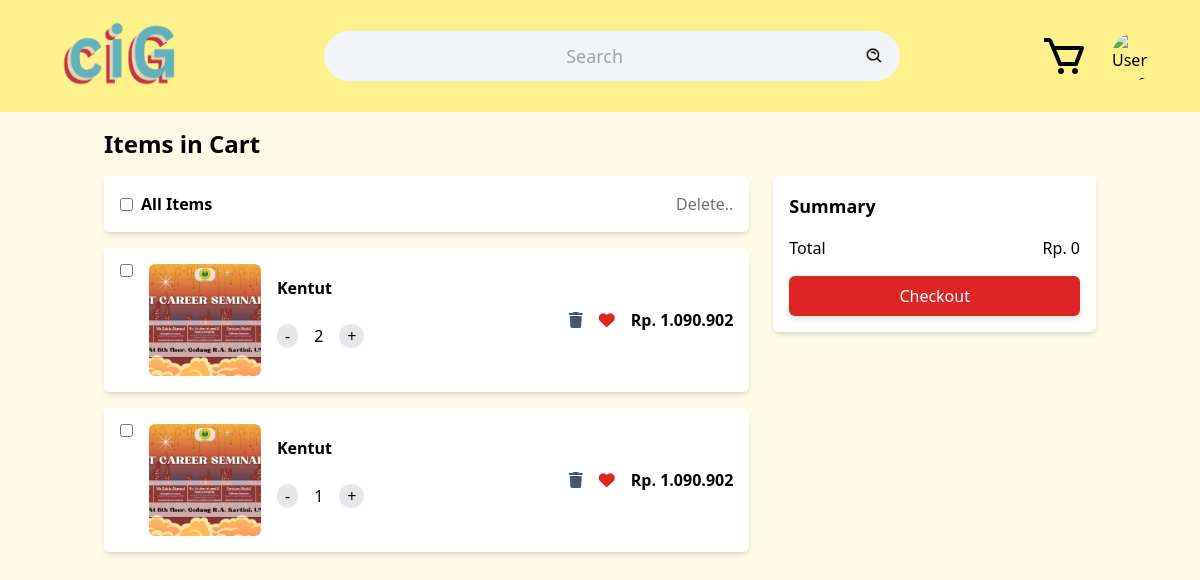
/public/cart.php (signed in), run on an earlier commit of the app's database.
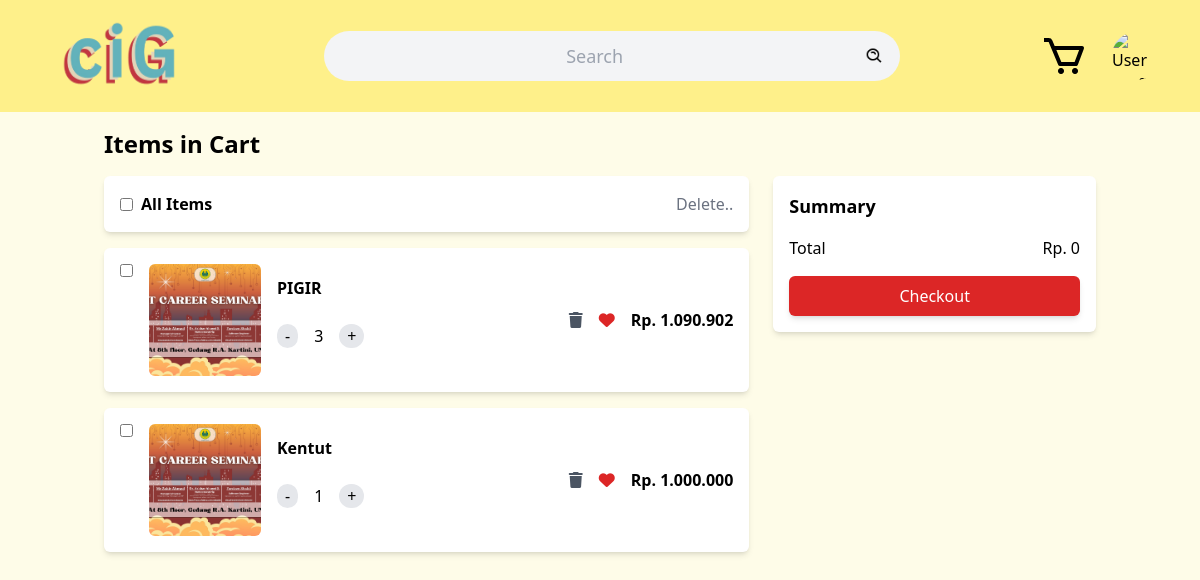
And on a later commit of the database.
### tables this page shows
CREATE TABLE IF NOT EXISTS `cart` (
  `ID_cart` int NOT NULL AUTO_INCREMENT,
  `ID_user` int DEFAULT NULL,
  `ID_produk` int DEFAULT NULL,
  `qty` int DEFAULT NULL,
  `total_harga` int DEFAULT NULL,
  PRIMARY KEY (`ID_cart`),
  KEY `user_cart` (`ID_user`),
  KEY `produk_cart` (`ID_produk`)
);

CREATE TABLE IF NOT EXISTS `produk` (
  `ID_produk` int NOT NULL AUTO_INCREMENT,
  `ID_kategori` int DEFAULT NULL,
  `nama` varchar(500) DEFAULT NULL,
  `deskripsi` varchar(500) DEFAULT NULL,
  `harga` int DEFAULT NULL,
  `foto` varchar(500) NOT NULL,
  `stok` int DEFAULT NULL,
  `terjual` int DEFAULT NULL,
  `waktuditambahkan` date NOT NULL,
  PRIMARY KEY (`ID_produk`),
  KEY `nama` (`nama`),
  KEY `ID_kategori` (`ID_kategori`)
);

### public/cart.php (the view, shortened to what this page needs)
<?php
require './sess.php';
$iduser = $_SESSION['id'];
$query = 'SELECT * FROM cart NATURAL JOIN produk WHERE ID_user = ?';
$stmt = $conn->prepare($query);
$stmt->bind_param('i', $iduser);
$stmt->execute();
?>
<!DOCTYPE html>
<html lang="en">
<head>
  <link rel="stylesheet" href="./css/style5.css">
  <link href="https://cdnjs.cloudflare.com/ajax/libs/font-awesome/6.0.0/css/all.min.css" rel="stylesheet">
</head>
<body class="bg-yellow-50 font-sans">
  <div class="bg-yellow-200 sticky top-0 flex justify-between items-center p-4">
    <a href="dashboard.php">
      <img src="./photo/ciG.png" alt="ciGCentral" class="w-32 h-20 ml-10">
    </a>
    <div class="relative flex items-center w-3/4 max-w-xl p-2 mx-auto bg-gray-100 rounded-full">
      <form action="" class="flex items-center w-full">
        <input type="text" name="search" value="<?php if (isset($_GET['search'])) {
          echo $_GET['search'];
        } ?>" placeholder="Search" class="w-full text-lg text-center bg-transparent outline-none">
        <button type="submit" class="p-2"><img src="./photo/search.png" width="20" height="20" alt="Search"></button>
      </form>
    </div>
    <div class="flex items-center space-x-6 mr-6">
      <a href="cart.php">
        <img src="./photo/cart.png" class="w-12 cursor-pointer">
      </a>
      <div class="relative">
        <img src="./photo/<?php echo $_SESSION['fotouser']; ?>" class="w-12 h-12 rounded-full cursor-pointer"
          alt="User profile" id="profileIcon">
      </div>
    </div>
  </div>
  <main class="max-w-5xl mx-auto p-4">
    <h1 class="text-2xl font-bold mb-4">Items in Cart</h1>
    <section class="flex gap-6">
      <div class="w-2/3">
        <div class="bg-white shadow-md rounded-md p-4 mb-4">
          <div class="flex items-center justify-between">
            <label class="flex items-center">
              <input type="checkbox" id="selectAll" class="mr-2">
              <span class="font-semibold">All Items</span>
            </label>
            <button class="text-gray-500">Delete..</button>
          </div>
        </div>
        <?php
        $result = $stmt->get_result();
        $items = $result->fetch_all(MYSQLI_ASSOC);
        foreach ($items as $product => $value) {
          $sr = $product + 1;
          $idprod = $value['ID_produk'];
          $stmtwl = $conn->prepare("SELECT * FROM wishlist WHERE ID_user = ? AND ID_produk = ?");
          $stmtwl->bind_param("ii", $iduser, $idprod);
          $stmtwl->execute();
          $resultwl = $stmtwl->get_result();
          $inwl = $resultwl->num_rows > 0;
          echo "
          <div class='bg-white shadow-md rounded-md p-4 flex items-center gap-4 mb-4'>
            <input type='checkbox' class='itemCheckbox self-start'>
            <input type='hidden' class='idprod' value='$idprod'>
            <input type='hidden' id='iduser' value='$iduser'>
            <img src='./products/$value[foto]' alt='Jacket' class='w-28 h-28 rounded-md object-cover'>
            <div class='flex-1'>
              <h2 class='font-semibold'> $value[nama]</h2>
              <div class='flex items-center mt-2 gap-4 py-4'>
                <button class='bg-gray-200 rounded-full px-2 quantity-button decrease onclick='updateSubtotal();' data-action='decrease''>-</button>
                <span class='quantity' id='$value[ID_produk]'>$value[qty]</span>
                <button class='bg-gray-200 rounded-full px-2 quantity-button increase onclick='updateSubtotal();' data-action='increase''>+</button>
              </div>
            </div>
            <div class='text-right flex items-center gap-4'>
              <button>
                <i class='fas fa-trash text-gray-600'></i>
              </button>
              <button id='loveButton$sr' data-product-id='$value[ID_produk]' onclick='toggleHeart($value[ID_produk])'>
  <i id='heartIcon$sr' class='" . ($inwl ? 'fas' : 'far') . " fa-heart text-red-600  '></i>
</button>
              <p class='font-semibold price'>Rp. " . number_format($value['harga'], 0, ',', '.') . "<input type='hidden' class='iprice' id='iprice' value='$value[harga]'></p>
            </div>
          </div>";
        } ?>
      </div>
      <div class="w-1/3">
        <div class="bg-white shadow-md rounded-md p-4">
          <h2 class="text-lg font-bold">Summary</h2>
          <div class="flex justify-between items-center mt-4">
            <span>Total</span>
            <span id="totalPrice">Rp. 0</span>
          </div>
          <a href="#checkout">
            <button class="bg-red-600 text-white w-full py-2 mt-4 rounded-md shadow-md hover:bg-red-700">
              Checkout
            </button>
          </a>
        </div>
      </div>
    </section>
  </main>
</body>
</html>

What changed in the data, as far as the page shows it:
changed cart: ID_produk.nama "Kentut" → "PIGIR"; qty "2" → "3"
changed cart "Kentut": ID_produk.harga "1.090.902" → "1.000.000"
